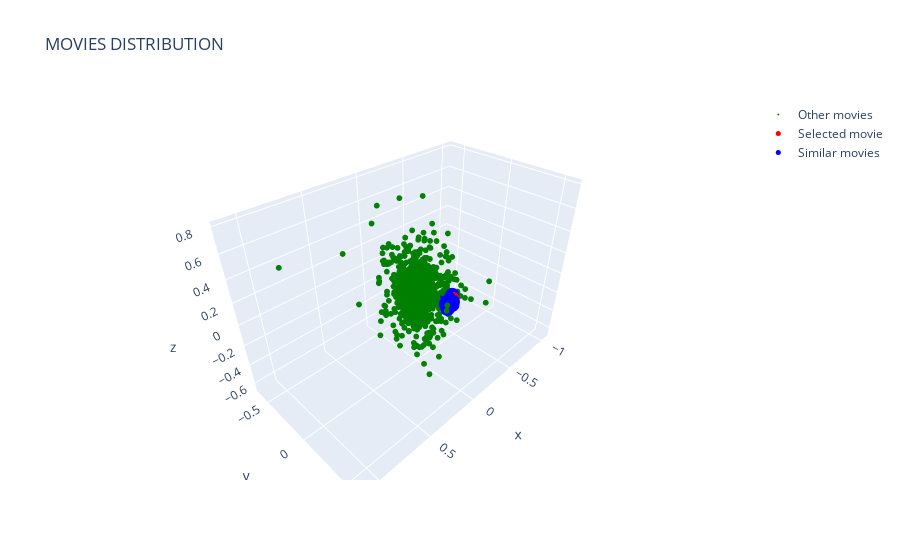

The notebook cell this image was saved under:
### Code cell
scatter1 = dict(
    mode = "markers",
    name = "Other movies",
    type = "scatter3d",    
    x = selected.as_matrix()[:,10], y = selected.as_matrix()[:,11], z = selected.as_matrix()[:,12],
    marker = dict( size=2, color='green'),
    text= selected["Title"]

)


scatter2 = dict(
    mode = "markers",
    name = "Selected movie",
    type = "scatter3d",    
    x = not_selected.as_matrix()[:,10], y = not_selected.as_matrix()[:,11], z = not_selected.as_matrix()[:,12],
    marker = dict( size=5, color='red'),
    text= not_selected["Title"]
)

scatter3 = dict(
    mode = "markers",
    name = "Similar movies",
    type = "scatter3d",    
    x = closest_movies.as_matrix()[:,10], y = closest_movies.as_matrix()[:,11], z = closest_movies.as_matrix()[:,12],
    marker = dict( size=5, color='blue'),
    text= closest_movies["Title"]
)



layout = dict(
    title = 'MOVIES DISTRIBUTION',
    scene = dict(
        xaxis = dict( zeroline=True ),
        yaxis = dict( zeroline=True ),
        zaxis = dict( zeroline=True ),
    )
)
    
fig = dict( data=[scatter1, scatter2,scatter3], layout=layout)

plotly.offline.iplot(fig, filename='mesh3d_sample')

### Figure 1 — Plotly figure (JSON) as saved in the notebook; plotly's stock layout.template omitted (floating-point values rounded to 4 significant figures; data arrays with more than 128 entries replaced by an {"elided": "..."} marker saying what was removed)
{"data": [{"marker": {"color": "green", "size": 2}, "mode": "markers", "name": "Other movies", "text": {"elided": "863 str values"}, "type": "scatter3d", "x": {"elided": "863 float values"}, "y": {"elided": "863 float values"}, "z": {"elided": "863 float values"}}, {"marker": {"color": "red", "size": 5}, "mode": "markers", "name": "Selected movie", "text": ["Star Wars: Episode IX – The Rise of Skywalker (2019)"], "type": "scatter3d", "x": [-0.07066], "y": [0.2984], "z": [0.09414]}, {"marker": {"color": "blue", "size": 5}, "mode": "markers", "name": "Similar movies", "text": ["Saturn 3 (1980)", "Invasion of Astro-Monster (1965)", "Ready or Not (2019) Summary", "Ad Astra (2019)", "Akira (1988)", "Speed Racer (2008)"], "type": "scatter3d", "x": [-0.0503, 0.004163, -0.09197, -0.03349, -0.05059, -0.01995], "y": [0.3201, 0.3187, 0.276, 0.3306, 0.2662, 0.2812], "z": [0.08864, 0.05141, 0.1078, 0.07626, 0.107, 0.06037]}], "layout": {"scene": {"xaxis": {"zeroline": true}, "yaxis": {"zeroline": true}, "zaxis": {"zeroline": true}}, "title": {"text": "MOVIES DISTRIBUTION"}}}
